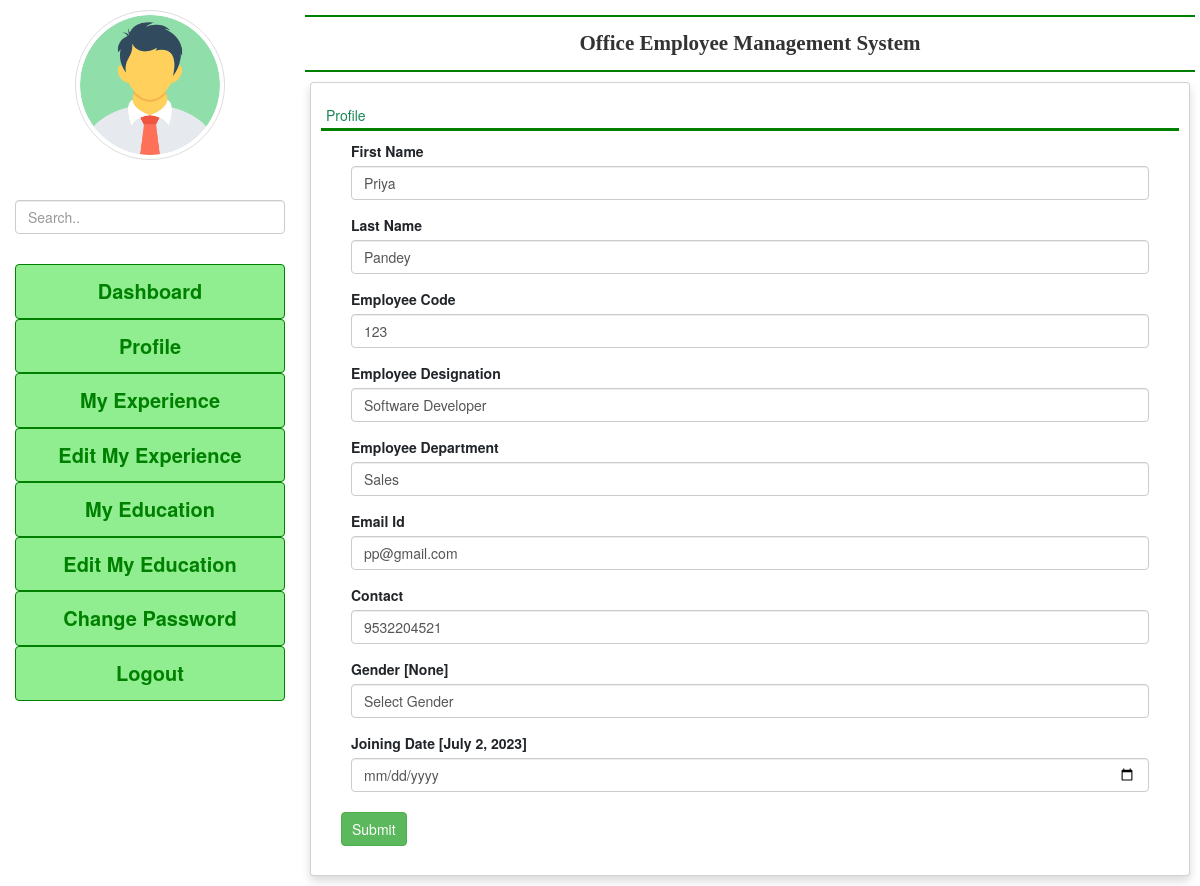
Before: /profile (signed in) with the older database file.
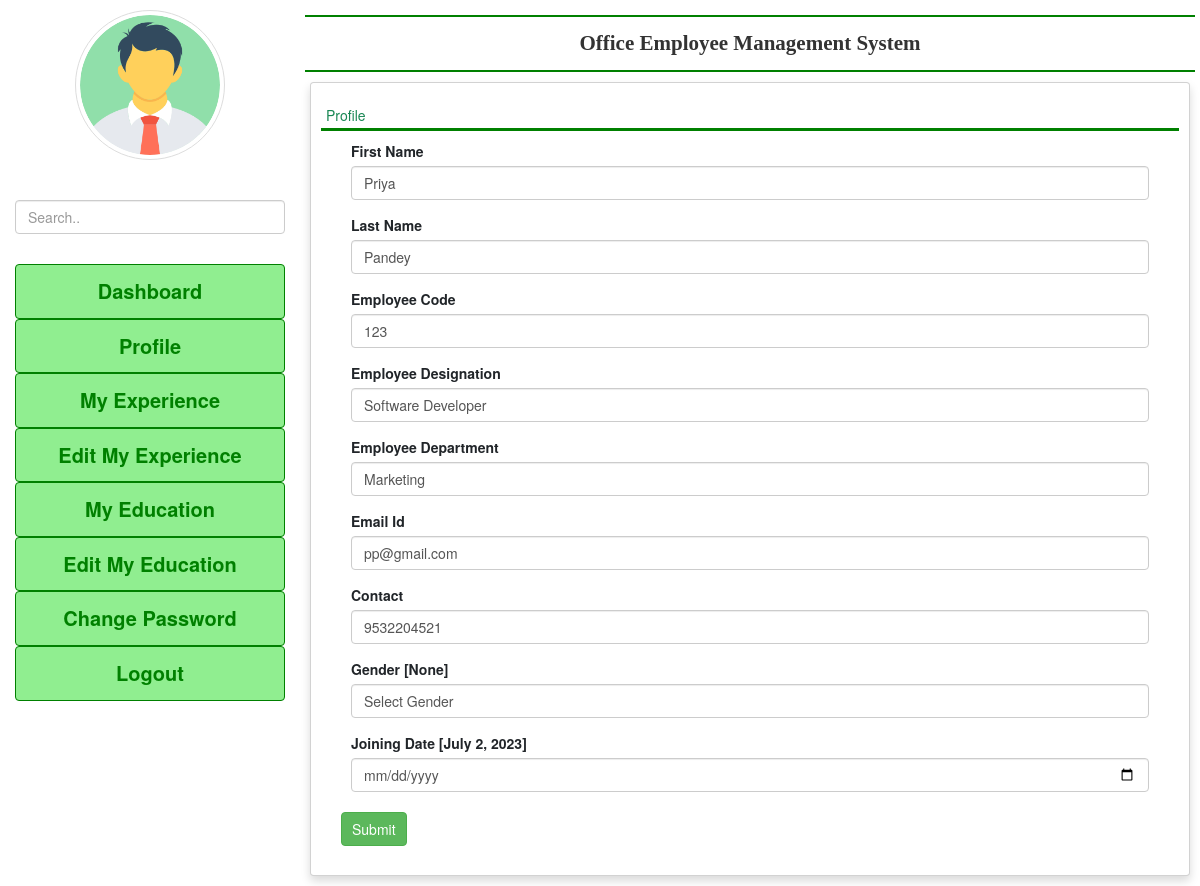
After: the same page with the newer database file.
### emp_app/models.py (models this page shows, shortened)
class Employee(models.Model):
    user=models.ForeignKey(User, on_delete=models.CASCADE)
    empcode=models.CharField(max_length=50)
    empdept=models.CharField(max_length=100,null=True)
    designation=models.CharField(max_length=100,null=True)
    contact=models.CharField(max_length=15,null=True)
    gender=models.CharField(max_length=50,null=True)
    joiningdate=models.DateField(null=True)

### emp_app/views.py (the view, shortened to what this page needs)
# urls.py: path('profile',views.profile,name='profile'),
def profile(request):
    if not request.user.is_authenticated:
        return redirect('emp_login')
    error=""
    user=request.user
    employee=Employee.objects.get(user=user)
    return render(request,'profile.html',locals())

### templates/profile.html (shortened to what this page needs)
{%  extends 'emp_base.html' %}
{%block main%}
<div class="card shadow m-2">
    <div class="card-body">
        <h5 class="p-2 text-success" style="border-bottom: 3px solid green  ">Profile</h5>
        <div class="container-fluid">
            <form method="post" name="signup" onsubmit="return checkpassword()">
                <div class="form-row">
                    <div class="col-md-12">
                        <div class="form-group">
                            <label>First Name</label>
                            <input type="text" name="firstname" class="form-control" placeholder="Enter First Name" pattern="[A-Za-z]+" value="{{employee.user.first_name}}">
                        </div>
                    </div>
                    <div class="col-md-12">
                        <div class="form-group">
                            <label>Last Name</label>
                            <input type="text" name="lastname" class="form-control" placeholder="Enter Last Name" pattern="[A-Za-z]+" value="{{employee.user.last_name}}">
                        </div>
                    </div>
                    <div class="col-sm-12">
                        <div class="form-group">
                            <label>Employee Code</label>
                            <input type="text" name="empcode" class="form-control" placeholder="Enter Employee Code" pattern="[0-9]+" value="{{employee.empcode}}">
                        </div>
                    </div>
                    <div class="col-sm-12">
                        <div class="form-group">
                            <label>Employee Designation</label>
                            <input type="text" name="designation" class="form-control" placeholder="Enter Designation" value="{{employee.designation}}" >
                        </div>
                    </div>
                    <div class="col-sm-12">
                        <div class="form-group">
                            <label>Employee Department</label>
                            <input type="text" name="department" class="form-control" placeholder="Enter Department" value="{{employee.empdept}}" >
                        </div>
                    </div>
                    <div class="col-sm-12">
                        <div class="form-group">
                            <label>Email Id</label>
                            <input type="email" name="emailid" class="form-control" placeholder="Enter Email Address" value="{{employee.user.username}}" >
                        </div>
                    </div>
                    <div class="col-sm-12">
                        <div class="form-group">
                            <label>Contact</label>
                            <input type="text" name="contact" class="form-control" placeholder="Contact Number" value="{{employee.contact}}" >
                        </div>
                    </div>
                    <div class="col-sm-12">
                        <div class="form-group">
                            <label>Gender [{{employee.gender}}]</label>
                            <select name="gender" class="form-control" >
                                <option value="None">Select Gender</option>
                            </select>
                        </div>
                    </div>
                    <div class="col-sm-12">
                        <div class="form-group">
                            <label>Joining Date [{{employee.joiningdate}}]</label>
                            <input type="date" name="jdate" class="form-control" >
                        </div>
                    </div>
                </div>
                <input type="submit" value="Submit" class="m-2 px-3 btn btn-success">
            </form>
        </div>
    </div>
</div>
{% endblock %}

### templates/emp_base.html (shortened to what this page needs)
{% load static %}
<html>
    <head>
        <link href="https://cdn.jsdelivr.net/npm/bootstrap@5.1.3/dist/css/bootstrap.min.css" rel="stylesheet">
        <link href="css/bootstrap.min.css" rel="stylesheet" type="text/css"/>
        <link rel="stylesheet" href="https://maxcdn.bootstrapcdn.com/bootstrap/3.4.1/css/bootstrap.min.css">
<link href="css/font-awesome.min.css" rel="stylesheet" type="text/css"/>
    </head>
    <body>
        <div class="container-fluid">
            <div class="row">
            <div class="col-sm-3" >
                <center><img src="{% static 'images/man.png' %}" width="150" height="150" class="img-thumbnail rounded-circle my-3"></center>
<input type="text" id="mySearch" class="form-control" onkeyup="myFunction()" placeholder="Search.." title="Type in a category" style="margin-top:30px;">
<ul id="myMenu" style="margin-top:30px;">
    <li><a href="{% url 'emp_home' %}" class="btn btn-primary" style="background: lightgreen;border:1px solid green;color:green;font-size:20px;font-weight: bold;">Dashboard</a></li>
    <li><a href="{% url 'profile' %}" class="btn btn-primary" style="background: lightgreen;border:1px solid green;color:green;font-size:20px;font-weight: bold;">Profile </a></li>
    <li><a href="{% url 'my_experience' %}" class="btn btn-primary" style="background: lightgreen;border:1px solid green;color:green;font-size:20px;font-weight: bold;">My Experience </a></li>
    <li><a href="{% url 'edit_experience' %}" class="btn btn-primary" style="background: lightgreen;border:1px solid green;color:green;font-size:20px;font-weight: bold;">Edit My Experience</a></li>
    <li><a href="{% url 'my_education' %}" class="btn btn-primary" style="background: lightgreen;border:1px solid green;color:green;font-size:20px;font-weight: bold;">My Education</a></li>
    <li><a href="{% url 'edit_myeducation' %}" class="btn btn-primary" style="background: lightgreen;border:1px solid green;color:green;font-size:20px;font-weight: bold;">Edit My Education</a></li>
    <li><a href="{% url 'change_password' %}" class="btn btn-primary" style="background: lightgreen;border:1px solid green;color:green;font-size:20px;font-weight: bold;">Change Password </a></li>
    <li><a href="{% url 'logout' %}" class="btn btn-primary" style="background: lightgreen;border:1px solid green;color:green;font-size:20px;font-weight: bold;">Logout </a></li>
</ul>
</div>
<div class="col-sm-9 p-0" >
    <div class="container-fluid p-2">
        <h5 class="text-center p-4 " style="border-bottom: 2px solid green;border-top: 2px solid green;font-weight:bold;font-family:  Times, serif;font-size:150%;">Office Employee Management System</h5>
        <div class="card-shadow" style="min-height:85vh">
        {%block main%}
        {% endblock %}
    </div>
    </div>
</div>
            </div>
        </div>
    </body>
    </html>

### templates/emp_base.html (style rules this page uses)
#myMenu { list-style-type: none; padding: 0; margin: 0; }
#myMenu li a { padding: 12px; text-decoration: none; color: black; display: block }

Changed rows visible on the page:
changed Employee "None": department "Sales" → "Marketing"
